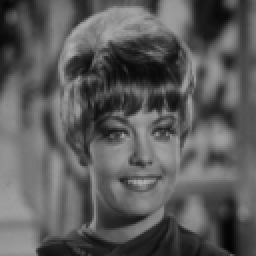
#> input picture zelda.tif, 128 x 128 px (shown 2 times larger)
$ python +bead_sumlation_homo_3D_theta_ortho_camera.py
#> lines starting #> are read from the running program, lines starting #| are printed output that depends on the picture
#!/usr/bin/env python3
# -*- coding: utf-8 -*-
"""
Created on Tue Dec  5 17:06:21 2017

@author: craggles
"""
# %% Imports

import numpy as np
import sys
import cv2
from scipy import misc
from scipy import ndimage
from scipy.fftpack import fft, ifft, fftfreq

# import matplotlib.pyplot as plt

import pylab as plt
from drawnow import drawnow, figure

# %% Plotting
save_flag = 0

fig = plt.figure()

ax0 = fig.add_subplot(221)
ax1 = fig.add_subplot(222)
ax2 = fig.add_subplot(223)
ax3 = fig.add_subplot(224)
# %% Import Lena

lena = cv2.imread("zelda.tif")
#> lena is the input picture: shape (128, 128, 3); min 4, max 174, mean 91.2
lena = cv2.cvtColor(lena, cv2.COLOR_RGB2GRAY)  # RGBtoGray
#> lena: shape (128, 128)
lena = cv2.normalize(lena.astype("float"), None, 0, 1, cv2.NORM_MINMAX)  # mat2gray
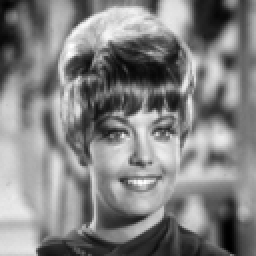
#> lena: shape (128, 128) float64 (shown 2 times larger); min 0, max 1, mean 0.513
plt.gray()
plt.subplot(2, 2, 1)
plt.subplot(2, 2, 2)
plt.subplot(2, 2, 3)
plt.subplot(2, 2, 4)
plt.tight_layout(pad=1.2)
# plt.imshow(lena)

flag_record = 1
width = 128
image = np.zeros((width, width))
image_fusion = np.zeros((width * 2, width * 2))
bead_volume_bool = np.empty((width, width, width), bool)
radius = 6
beads = 8

fov = np.arange(-width / 2, width / 2, 1)

[x, y, z] = np.meshgrid(fov, fov, fov)

# r = np.sqrt(x**2 + y**2)
# %% Make beads


bead = [[]] * beads
bead_pos = [[]] * beads
bead = np.empty((beads, 3))

bead[0] = np.array([0, 0, 10])  # ) bead_1_pos = [];
bead[1] = np.array([0, 50, 10])  # bead_2_pos = [];
bead[2] = np.array([50, 0, 10])  # bead_3_pos = [];
bead[3] = np.array([50, -50, 10])  # bead_4_pos = [];
bead[4] = np.array([-50, 0, 10])  # bead_3_pos = [];
bead[5] = np.array([-50, 50, 10])  # bead_4_pos = [];
bead[6] = np.array([-25, 0, 10])  # bead_3_pos = [];
bead[7] = np.array([-25, 25, 10])  # bead_4_pos = [];

# bead = (np.random.rand(beads, 3) - 0.5) * 128
# r = [[]] * len(bead)

for i in np.arange(len(bead)):
    bead_volume_bool = (bead_volume_bool) | (
        (np.sqrt((x - bead[i][0]) ** 2 + (y - bead[i][1]) ** 2 + (z - bead[i][2]) ** 2))
        < (radius)
    )  # Volume image of each bead


# bead_volume = ((r[0]<(radius)) | (r[1]<radius) | (r[2]<radius) | (r[3]<radius)).astype(float) #Combine all

bead_volume = bead_volume_bool.astype(float)

# %% Plot Image
# plt.subplot(2,2,1)
# plt.imshow(bead_volume[:,:,round(width/2)])
bead_volume[:, :, round(width / 2)] = np.maximum(
    bead_volume[:, :, round(width / 2)], lena
)
# plt.imshow(bead_volume[:,:,round(width/2)])
#    drawnow
angles = np.linspace(0, 2 * np.pi, round(width / 4))
# angles = np.linspace(0,0.1*np.pi,2)
reconstruction_back_projection = np.empty((width, width))
transformed_volume = np.empty((width, width))
projection = np.empty((width, width))

bead_pos = np.empty((beads, angles.size, 4))
bead_pos_new = np.empty((beads, angles.size, 4))
sinugram = np.empty((128, len(angles)))
unit_pose_scaling = np.empty((len(angles), 3))

# %% Plotting space setup
angle_idx = 0


def draw_fig():
    plt.subplot(2, 2, 1)
    plt.imshow(bead_volume[:, :, round(width / 2)])
    plt.title("Original")

    plt.subplot(2, 2, 2)
    plt.imshow(transformed_volume[:, :, round(width / 2)])
    plt.title("Slice (xy)")

    plt.subplot(2, 2, 3)
    plt.imshow(projection)
    plt.title("Projection (xz)")

    plt.subplot(2, 2, 4)
    plt.imshow(reconstruction_back_projection[:, :, round(width / 2)])
    plt.title("Reconstruction (xy)")

#> (the run stopped early here; a loop or call above may not have finished)
